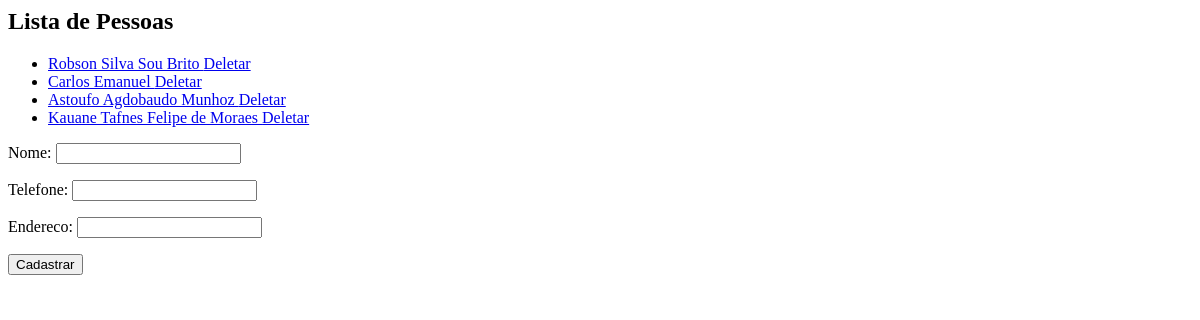
/core/pessoas/, run on an earlier commit of the app's database.
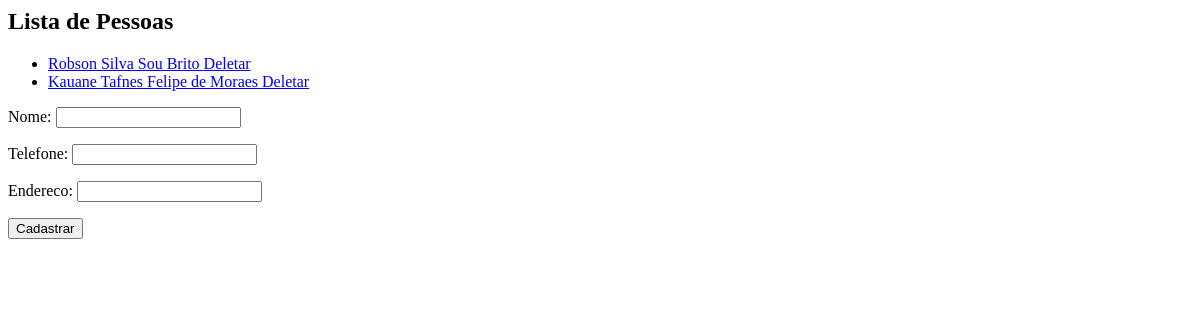
And on a later commit of the database.
### core/models.py (models this page shows, shortened)
class Pessoa(models.Model):
    nome = models.CharField(max_length=60)
    telefone = models.CharField(max_length=20)
    endereco = models.CharField(max_length=200)

### core/views.py (the view)
# urls.py: path('pessoas/', views.lista_pessoas, name='lista_pessoas'),
def lista_pessoas(request):
    pessoas = models.Pessoa.objects.all()
    form = forms.PessoaForm()
    context = {'pessoas':pessoas, 'form':form}
    return render(request, 'core/listar_pessoas.html', context)

### core/forms.py
class PessoaForm(forms.ModelForm):
    class Meta:
        model = models.Pessoa
        fields = ('__all__')

### core/templates/core/listar_pessoas.html (shortened to what this page needs)
<h2>Lista de Pessoas</h2>
<ul>
    {% for pessoa in pessoas %}
        <li> <a href="{% url 'core:pessoa_update' pessoa.id %}"> {{pessoa.nome}} </a> <a href="{% url 'core:pessoa_delete' pessoa.id %}">Deletar</a></li>
    {% endfor %}
</ul>
<form action="{% url 'core:pessoa-novo' %}" method="post">
    {{form.as_p}}
    <input type="submit" value="Cadastrar">
</form>

What changed in the data, as far as the page shows it:
removed Pessoa: nome "Carlos Emanuel"
removed Pessoa: nome "Astoufo Agdobaudo Munhoz"
